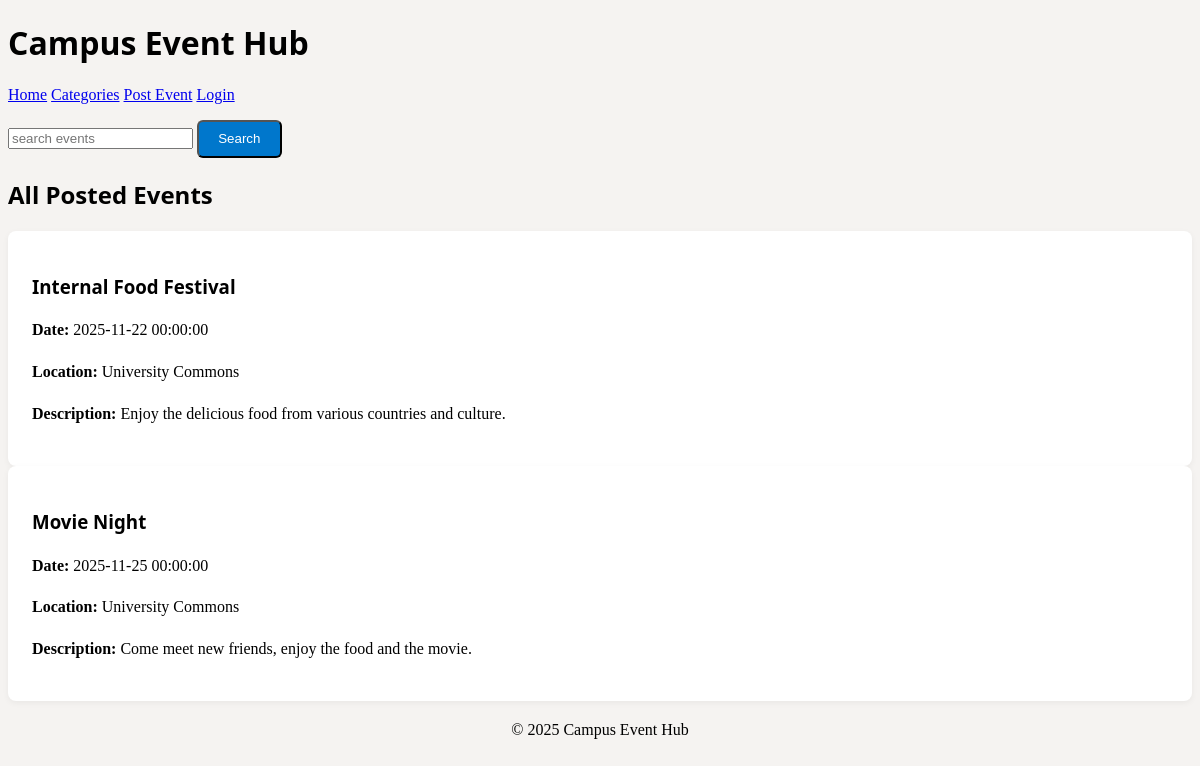
The app's page /events with its own data.
### app.py (models this page shows)
class Event(db.Model):
    id = db.Column(db.Integer, primary_key=True)
    title: so.Mapped[str] = so.mapped_column(index=True, default="No title")
    date: so.Mapped[datetime] = so.mapped_column(index=True, default=datetime.now)
    location: so.Mapped[str] = so.mapped_column(index=True, default="No Location")
    description: so.Mapped[str] = so.mapped_column(index=True, default="No Description")

### app.py (the view)
@app.route('/events', methods=['GET', 'POST'])
def event_list():
    if request.method == "POST":
        obj = Event()
        obj.title = request.form.get('title')
        obj.date = request.form.get('date')
        obj.location = request.form.get('location')
        obj.description = request.form.get('description')
        db.session.add(obj)
        db.session.commit()
        return "Form submitted successfully!"
    elif request.method == "GET":
        events = db.session.scalars(sa.select(Event))
        return render_template('events.html', events=events)

### templates/events.html (shortened to what this page needs)
{% extends "base.html" %}
{% block body %}
<h2>All Posted Events</h2>
<section>
  {% for event in events %}
  <article>
    <h3>{{ event.title }}</h3>
    <p><strong>Date:</strong> {{ event.date }}</p>
    <p><strong>Location:</strong> {{ event.location }}</p>
    <p><strong>Description:</strong> {{ event.description }}</p>
  </article>
  {% else %}
  <p>No events yet. <a href="{{ url_for('post_event') }}">Post one now!</a></p>
  {% endfor %}
</section>
{% endblock %}

### templates/base.html
<!DOCTYPE html>
<html lang="en">
    <head>
        <link rel="stylesheet" href="https://cdn.jsdelivr.net/npm/@picocss/pico@2/css/pico.min.css">
        <link rel="stylesheet" href="{{ url_for('static', filename='main.css') }}">
    </head>
    <body>
        <header class="container">
        <h1>Campus Event Hub</h1>
        <nav>
            <a href="# {{ url_for('home')}}">Home</a>
            <a href="#">Categories</a>
            <a href="#">Post Event</a>
            <a href="#{{url_for('login')}}">Login</a>
        </nav>
        <form>
            <input type="search" name="search" placeholder="search events" aria-label="Search"/>
            <button type="submit">Search</button>
        </form>
    </header>
    <main class="container">
        {% block body %}{% endblock %}
    </main>
    <footer>
        <p style="text-align:center; margin: 1rem 0;">© 2025 Campus Event Hub</p>
    </footer>
    </body>
</html>

### static/main.css (style rules this page uses)
body { background-color: #f5f3f1; }
nav { margin-bottom: 1rem; }
article { border: 1px solid var(--pico-muted-border-color); border-radius: 8px; padding: 1.5rem; background-color: var(--pico-card-background-color, #fff); box-shadow: 0 2px 6px rgba(0, 0, 0, 0.05); flex: 1; min-width: 250px; }
h1, h2, h3 { font-family: 'Segoe UI', sans-serif; font-weight: 600; --pico-h1-color: #1c182a; }
p { line-height: 1.6; }
button { background-color: #0077cc; color: white; border-radius: 6px; padding: 0.6rem 1.2rem; transition: background-color 0.3s ease; }
* { box-sizing:border-box }

### records on screen
Event: title "Internal Food Festival", date "2025-11-22 00:00:00", location "University Commons", description "Enjoy the delicious food from various countries and culture."
Event: title "Movie Night", date "2025-11-25 00:00:00", location "University Commons", description "Come meet new friends, enjoy the food and the movie."
